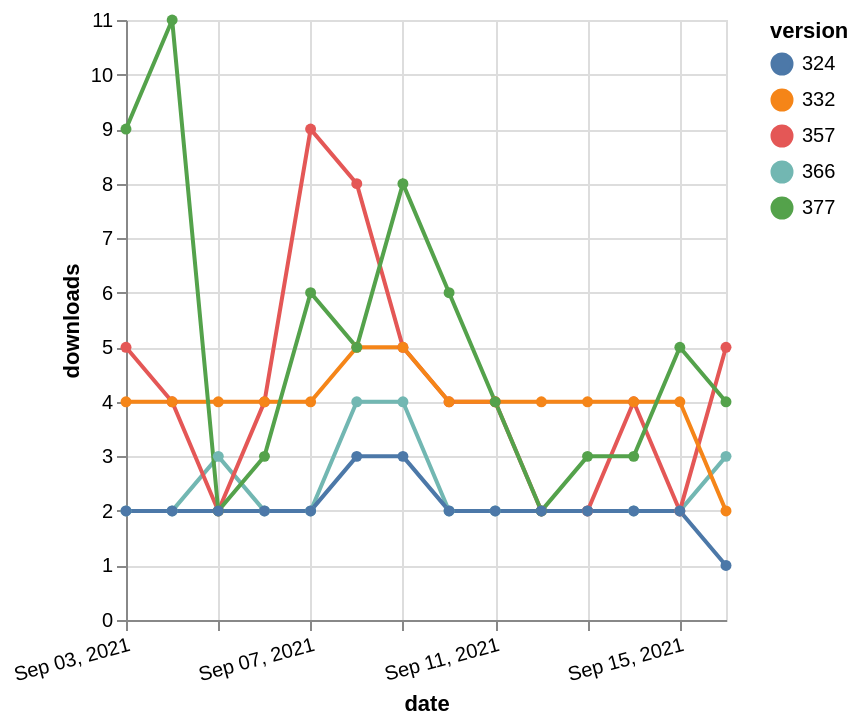

Specify this chart in Vega-Lite:
### Vega-Lite specification from a JSON file in a GitHub repository (floating-point values rounded to 4 significant figures)
{"$schema": "https://vega.github.io/schema/vega-lite/v5.json", "description": "A simple bar chart with embedded data.", "data": {"values": [{"date": "2021-09-03", "total": 3024, "delta": 2, "version": "366"}, {"date": "2021-09-04", "total": 3026, "delta": 2, "version": "366"}, {"date": "2021-09-05", "total": 3029, "delta": 3, "version": "366"}, {"date": "2021-09-06", "total": 3031, "delta": 2, "version": "366"}, {"date": "2021-09-07", "total": 3033, "delta": 2, "version": "366"}, {"date": "2021-09-08", "total": 3037, "delta": 4, "version": "366"}, {"date": "2021-09-09", "total": 3041, "delta": 4, "version": "366"}, {"date": "2021-09-10", "total": 3043, "delta": 2, "version": "366"}, {"date": "2021-09-11", "total": 3045, "delta": 2, "version": "366"}, {"date": "2021-09-12", "total": 3047, "delta": 2, "version": "366"}, {"date": "2021-09-13", "total": 3049, "delta": 2, "version": "366"}, {"date": "2021-09-14", "total": 3051, "delta": 2, "version": "366"}, {"date": "2021-09-15", "total": 3053, "delta": 2, "version": "366"}, {"date": "2021-09-16", "total": 3056, "delta": 3, "version": "366"}, {"date": "2021-09-03", "total": 5894, "delta": 5, "version": "357"}, {"date": "2021-09-04", "total": 5898, "delta": 4, "version": "357"}, {"date": "2021-09-05", "total": 5900, "delta": 2, "version": "357"}, {"date": "2021-09-06", "total": 5904, "delta": 4, "version": "357"}, {"date": "2021-09-07", "total": 5913, "delta": 9, "version": "357"}, {"date": "2021-09-08", "total": 5921, "delta": 8, "version": "357"}, {"date": "2021-09-09", "total": 5926, "delta": 5, "version": "357"}, {"date": "2021-09-10", "total": 5930, "delta": 4, "version": "357"}, {"date": "2021-09-11", "total": 5934, "delta": 4, "version": "357"}, {"date": "2021-09-12", "total": 5936, "delta": 2, "version": "357"}, {"date": "2021-09-13", "total": 5938, "delta": 2, "version": "357"}, {"date": "2021-09-14", "total": 5942, "delta": 4, "version": "357"}, {"date": "2021-09-15", "total": 5944, "delta": 2, "version": "357"}, {"date": "2021-09-16", "total": 5949, "delta": 5, "version": "357"}, {"date": "2021-09-03", "total": 5041, "delta": 4, "version": "332"}, {"date": "2021-09-04", "total": 5045, "delta": 4, "version": "332"}, {"date": "2021-09-05", "total": 5049, "delta": 4, "version": "332"}, {"date": "2021-09-06", "total": 5053, "delta": 4, "version": "332"}, {"date": "2021-09-07", "total": 5057, "delta": 4, "version": "332"}, {"date": "2021-09-08", "total": 5062, "delta": 5, "version": "332"}, {"date": "2021-09-09", "total": 5067, "delta": 5, "version": "332"}, {"date": "2021-09-10", "total": 5071, "delta": 4, "version": "332"}, {"date": "2021-09-11", "total": 5075, "delta": 4, "version": "332"}, {"date": "2021-09-12", "total": 5079, "delta": 4, "version": "332"}, {"date": "2021-09-13", "total": 5083, "delta": 4, "version": "332"}, {"date": "2021-09-14", "total": 5087, "delta": 4, "version": "332"}, {"date": "2021-09-15", "total": 5091, "delta": 4, "version": "332"}, {"date": "2021-09-16", "total": 5093, "delta": 2, "version": "332"}, {"date": "2021-09-03", "total": 5798, "delta": 9, "version": "377"}, {"date": "2021-09-04", "total": 5809, "delta": 11, "version": "377"}, {"date": "2021-09-05", "total": 5811, "delta": 2, "version": "377"}, {"date": "2021-09-06", "total": 5814, "delta": 3, "version": "377"}, {"date": "2021-09-07", "total": 5820, "delta": 6, "version": "377"}, {"date": "2021-09-08", "total": 5825, "delta": 5, "version": "377"}, {"date": "2021-09-09", "total": 5833, "delta": 8, "version": "377"}, {"date": "2021-09-10", "total": 5839, "delta": 6, "version": "377"}, {"date": "2021-09-11", "total": 5843, "delta": 4, "version": "377"}, {"date": "2021-09-12", "total": 5845, "delta": 2, "version": "377"}, {"date": "2021-09-13", "total": 5848, "delta": 3, "version": "377"}, {"date": "2021-09-14", "total": 5851, "delta": 3, "version": "377"}, {"date": "2021-09-15", "total": 5856, "delta": 5, "version": "377"}, {"date": "2021-09-16", "total": 5860, "delta": 4, "version": "377"}, {"date": "2021-09-03", "total": 3687, "delta": 2, "version": "324"}, {"date": "2021-09-04", "total": 3689, "delta": 2, "version": "324"}, {"date": "2021-09-05", "total": 3691, "delta": 2, "version": "324"}, {"date": "2021-09-06", "total": 3693, "delta": 2, "version": "324"}, {"date": "2021-09-07", "total": 3695, "delta": 2, "version": "324"}, {"date": "2021-09-08", "total": 3698, "delta": 3, "version": "324"}, {"date": "2021-09-09", "total": 3701, "delta": 3, "version": "324"}, {"date": "2021-09-10", "total": 3703, "delta": 2, "version": "324"}, {"date": "2021-09-11", "total": 3705, "delta": 2, "version": "324"}, {"date": "2021-09-12", "total": 3707, "delta": 2, "version": "324"}, {"date": "2021-09-13", "total": 3709, "delta": 2, "version": "324"}, {"date": "2021-09-14", "total": 3711, "delta": 2, "version": "324"}, {"date": "2021-09-15", "total": 3713, "delta": 2, "version": "324"}, {"date": "2021-09-16", "total": 3714, "delta": 1, "version": "324"}]}, "width": "container", "mark": {"type": "line", "point": {"filled": true}}, "encoding": {"x": {"field": "date", "type": "temporal", "timeUnit": "yearmonthdate", "title": "date", "axis": {"labelAngle": -15}}, "y": {"field": "delta", "type": "quantitative", "title": "downloads"}, "color": {"field": "version", "type": "nominal"}, "tooltip": {"field": "delta"}}}
